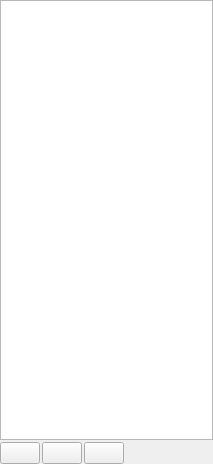
<?xml version="1.0" encoding="UTF-8"?>
<ui version="4.0">
 <class>ProjectPane</class>
 <widget class="QWidget" name="ProjectPane">
  <property name="geometry">
   <rect>
    <x>0</x>
    <y>0</y>
    <width>213</width>
    <height>464</height>
   </rect>
  </property>
  <property name="windowTitle">
   <string>Form</string>
  </property>
  <layout class="QVBoxLayout" name="verticalLayout">
   <property name="spacing">
    <number>2</number>
   </property>
   <property name="margin">
    <number>0</number>
   </property>
   <item>
    <widget class="QTreeView" name="treeProject"/>
   </item>
   <item>
    <layout class="QHBoxLayout" name="horizontalLayout">
     <item>
      <widget class="QPushButton" name="buttonAdd">
       <property name="toolTip">
        <string>Add files/folders</string>
       </property>
       <property name="text">
        <string/>
       </property>
       <property name="icon">
        <iconset>
         <normaloff>:/resources/actions/list-add.png</normaloff>:/resources/actions/list-add.png</iconset>
       </property>
      </widget>
     </item>
     <item>
      <widget class="QPushButton" name="buttonRemove">
       <property name="toolTip">
        <string>Remove File/Folders</string>
       </property>
       <property name="icon">
        <iconset>
         <normaloff>:/resources/actions/list-remove.png</normaloff>:/resources/actions/list-remove.png</iconset>
       </property>
      </widget>
     </item>
     <item>
      <widget class="QPushButton" name="buttonSettings">
       <property name="icon">
        <iconset>
         <normaloff>:/resources/actions/configure.png</normaloff>:/resources/actions/configure.png</iconset>
       </property>
      </widget>
     </item>
     <item>
      <spacer name="horizontalSpacer">
       <property name="orientation">
        <enum>Qt::Horizontal</enum>
       </property>
       <property name="sizeHint" stdset="0">
        <size>
         <width>40</width>
         <height>20</height>
        </size>
       </property>
      </spacer>
     </item>
    </layout>
   </item>
  </layout>
 </widget>
 <resources>
  <include location="../resources.qrc"/>
 </resources>
 <connections/>
</ui>
